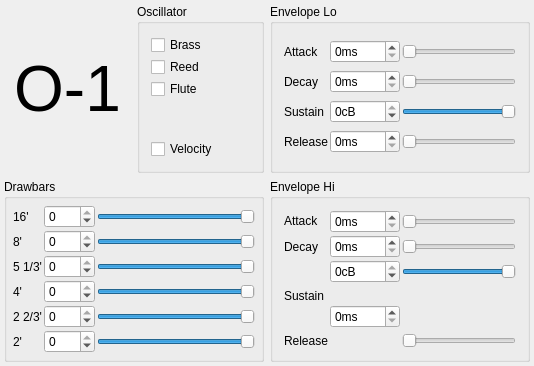
<?xml version="1.0" encoding="UTF-8"?>
<ui version="4.0">
 <class>OrganGuiBase</class>
 <widget class="QWidget" name="OrganGuiBase">
  <property name="geometry">
   <rect>
    <x>0</x>
    <y>0</y>
    <width>534</width>
    <height>366</height>
   </rect>
  </property>
  <property name="sizePolicy">
   <sizepolicy hsizetype="Expanding" vsizetype="Preferred">
    <horstretch>0</horstretch>
    <verstretch>0</verstretch>
   </sizepolicy>
  </property>
  <property name="windowTitle">
   <string>MusE: Organ</string>
  </property>
  <layout class="QGridLayout">
   <property name="margin">
    <number>4</number>
   </property>
   <property name="spacing">
    <number>6</number>
   </property>
   <item row="1" column="0">
    <widget class="QGroupBox" name="GroupBox1">
     <property name="sizePolicy">
      <sizepolicy hsizetype="Expanding" vsizetype="Expanding">
       <horstretch>0</horstretch>
       <verstretch>0</verstretch>
      </sizepolicy>
     </property>
     <property name="title">
      <string>Drawbars</string>
     </property>
     <layout class="QGridLayout">
      <property name="margin">
       <number>6</number>
      </property>
      <property name="spacing">
       <number>2</number>
      </property>
      <item row="0" column="0">
       <widget class="QLabel" name="TextLabel1">
        <property name="text">
         <string>16'</string>
        </property>
        <property name="wordWrap">
         <bool>false</bool>
        </property>
       </widget>
      </item>
      <item row="3" column="0">
       <widget class="QLabel" name="TextLabel4">
        <property name="text">
         <string>4'</string>
        </property>
        <property name="wordWrap">
         <bool>false</bool>
        </property>
       </widget>
      </item>
      <item row="4" column="0">
       <widget class="QLabel" name="TextLabel5">
        <property name="text">
         <string>2 2/3'</string>
        </property>
        <property name="wordWrap">
         <bool>false</bool>
        </property>
       </widget>
      </item>
      <item row="5" column="0">
       <widget class="QLabel" name="TextLabel6">
        <property name="text">
         <string>2'</string>
        </property>
        <property name="wordWrap">
         <bool>false</bool>
        </property>
       </widget>
      </item>
      <item row="2" column="0">
       <widget class="QLabel" name="TextLabel2">
        <property name="text">
         <string>5 1/3'</string>
        </property>
        <property name="wordWrap">
         <bool>false</bool>
        </property>
       </widget>
      </item>
      <item row="1" column="0">
       <widget class="QLabel" name="TextLabel3">
        <property name="text">
         <string>8'</string>
        </property>
        <property name="wordWrap">
         <bool>false</bool>
        </property>
       </widget>
      </item>
      <item row="1" column="2">
       <widget class="QSlider" name="p2">
        <property name="minimum">
         <number>-960</number>
        </property>
        <property name="maximum">
         <number>0</number>
        </property>
        <property name="pageStep">
         <number>1</number>
        </property>
        <property name="orientation">
         <enum>Qt::Horizontal</enum>
        </property>
        <property name="tickPosition">
         <enum>QSlider::NoTicks</enum>
        </property>
        <property name="tickInterval">
         <number>10</number>
        </property>
       </widget>
      </item>
      <item row="2" column="2">
       <widget class="QSlider" name="p3">
        <property name="minimum">
         <number>-960</number>
        </property>
        <property name="maximum">
         <number>0</number>
        </property>
        <property name="pageStep">
         <number>1</number>
        </property>
        <property name="orientation">
         <enum>Qt::Horizontal</enum>
        </property>
        <property name="tickPosition">
         <enum>QSlider::NoTicks</enum>
        </property>
        <property name="tickInterval">
         <number>10</number>
        </property>
       </widget>
      </item>
      <item row="3" column="2">
       <widget class="QSlider" name="p4">
        <property name="minimum">
         <number>-960</number>
        </property>
        <property name="maximum">
         <number>0</number>
        </property>
        <property name="pageStep">
         <number>1</number>
        </property>
        <property name="orientation">
         <enum>Qt::Horizontal</enum>
        </property>
        <property name="tickPosition">
         <enum>QSlider::NoTicks</enum>
        </property>
        <property name="tickInterval">
         <number>10</number>
        </property>
       </widget>
      </item>
      <item row="4" column="2">
       <widget class="QSlider" name="p5">
        <property name="minimum">
         <number>-960</number>
        </property>
        <property name="maximum">
         <number>0</number>
        </property>
        <property name="pageStep">
         <number>1</number>
        </property>
        <property name="orientation">
         <enum>Qt::Horizontal</enum>
        </property>
        <property name="tickPosition">
         <enum>QSlider::NoTicks</enum>
        </property>
        <property name="tickInterval">
         <number>10</number>
        </property>
       </widget>
      </item>
      <item row="5" column="2">
       <widget class="QSlider" name="p6">
        <property name="minimum">
         <number>-960</number>
        </property>
        <property name="maximum">
         <number>0</number>
        </property>
        <property name="pageStep">
         <number>1</number>
        </property>
        <property name="orientation">
         <enum>Qt::Horizontal</enum>
        </property>
        <property name="tickPosition">
         <enum>QSlider::NoTicks</enum>
        </property>
        <property name="tickInterval">
         <number>10</number>
        </property>
       </widget>
      </item>
      <item row="0" column="2">
       <widget class="QSlider" name="p1">
        <property name="sizePolicy">
         <sizepolicy hsizetype="Expanding" vsizetype="Fixed">
          <horstretch>0</horstretch>
          <verstretch>0</verstretch>
         </sizepolicy>
        </property>
        <property name="minimum">
         <number>-960</number>
        </property>
        <property name="maximum">
         <number>0</number>
        </property>
        <property name="pageStep">
         <number>1</number>
        </property>
        <property name="orientation">
         <enum>Qt::Horizontal</enum>
        </property>
        <property name="tickPosition">
         <enum>QSlider::NoTicks</enum>
        </property>
        <property name="tickInterval">
         <number>10</number>
        </property>
       </widget>
      </item>
      <item row="0" column="1">
       <widget class="QSpinBox" name="lcd1">
        <property name="minimum">
         <number>-960</number>
        </property>
        <property name="maximum">
         <number>0</number>
        </property>
       </widget>
      </item>
      <item row="1" column="1">
       <widget class="QSpinBox" name="lcd2">
        <property name="minimum">
         <number>-960</number>
        </property>
        <property name="maximum">
         <number>0</number>
        </property>
        <property name="singleStep">
         <number>10</number>
        </property>
       </widget>
      </item>
      <item row="2" column="1">
       <widget class="QSpinBox" name="lcd3">
        <property name="minimum">
         <number>-960</number>
        </property>
        <property name="maximum">
         <number>0</number>
        </property>
        <property name="singleStep">
         <number>10</number>
        </property>
       </widget>
      </item>
      <item row="3" column="1">
       <widget class="QSpinBox" name="lcd4">
        <property name="minimum">
         <number>-960</number>
        </property>
        <property name="maximum">
         <number>0</number>
        </property>
        <property name="singleStep">
         <number>10</number>
        </property>
       </widget>
      </item>
      <item row="4" column="1">
       <widget class="QSpinBox" name="lcd5">
        <property name="minimum">
         <number>-960</number>
        </property>
        <property name="maximum">
         <number>0</number>
        </property>
        <property name="singleStep">
         <number>10</number>
        </property>
       </widget>
      </item>
      <item row="5" column="1">
       <widget class="QSpinBox" name="lcd6">
        <property name="minimum">
         <number>-960</number>
        </property>
        <property name="maximum">
         <number>0</number>
        </property>
        <property name="singleStep">
         <number>10</number>
        </property>
       </widget>
      </item>
     </layout>
    </widget>
   </item>
   <item row="1" column="1">
    <widget class="QGroupBox" name="GroupBox4">
     <property name="sizePolicy">
      <sizepolicy hsizetype="Expanding" vsizetype="Expanding">
       <horstretch>0</horstretch>
       <verstretch>0</verstretch>
      </sizepolicy>
     </property>
     <property name="title">
      <string>Envelope Hi</string>
     </property>
     <layout class="QGridLayout">
      <property name="margin">
       <number>11</number>
      </property>
      <property name="spacing">
       <number>2</number>
      </property>
      <item row="4" column="0">
       <widget class="QLabel" name="TextLabel14">
        <property name="text">
         <string>Release</string>
        </property>
        <property name="wordWrap">
         <bool>false</bool>
        </property>
       </widget>
      </item>
      <item row="2" column="0" rowspan="2">
       <widget class="QLabel" name="TextLabel13">
        <property name="text">
         <string>Sustain</string>
        </property>
        <property name="wordWrap">
         <bool>false</bool>
        </property>
       </widget>
      </item>
      <item row="1" column="0">
       <widget class="QLabel" name="TextLabel12">
        <property name="text">
         <string>Decay</string>
        </property>
        <property name="wordWrap">
         <bool>false</bool>
        </property>
       </widget>
      </item>
      <item row="0" column="0">
       <widget class="QLabel" name="TextLabel11">
        <property name="sizePolicy">
         <sizepolicy hsizetype="Preferred" vsizetype="Maximum">
          <horstretch>0</horstretch>
          <verstretch>0</verstretch>
         </sizepolicy>
        </property>
        <property name="text">
         <string>Attack</string>
        </property>
        <property name="wordWrap">
         <bool>false</bool>
        </property>
       </widget>
      </item>
      <item row="4" column="2">
       <widget class="QSlider" name="p14">
        <property name="maximum">
         <number>500</number>
        </property>
        <property name="pageStep">
         <number>1</number>
        </property>
        <property name="orientation">
         <enum>Qt::Horizontal</enum>
        </property>
        <property name="tickPosition">
         <enum>QSlider::NoTicks</enum>
        </property>
        <property name="tickInterval">
         <number>50</number>
        </property>
       </widget>
      </item>
      <item row="2" column="2">
       <widget class="QSlider" name="p13">
        <property name="minimum">
         <number>-960</number>
        </property>
        <property name="maximum">
         <number>0</number>
        </property>
        <property name="pageStep">
         <number>1</number>
        </property>
        <property name="orientation">
         <enum>Qt::Horizontal</enum>
        </property>
        <property name="tickPosition">
         <enum>QSlider::NoTicks</enum>
        </property>
        <property name="tickInterval">
         <number>10</number>
        </property>
       </widget>
      </item>
      <item row="1" column="2">
       <widget class="QSlider" name="p12">
        <property name="maximum">
         <number>5000</number>
        </property>
        <property name="pageStep">
         <number>1</number>
        </property>
        <property name="orientation">
         <enum>Qt::Horizontal</enum>
        </property>
        <property name="tickPosition">
         <enum>QSlider::NoTicks</enum>
        </property>
        <property name="tickInterval">
         <number>500</number>
        </property>
       </widget>
      </item>
      <item row="0" column="1">
       <widget class="QSpinBox" name="lcd11">
        <property name="sizePolicy">
         <sizepolicy hsizetype="Preferred" vsizetype="Fixed">
          <horstretch>0</horstretch>
          <verstretch>0</verstretch>
         </sizepolicy>
        </property>
        <property name="suffix">
         <string>ms</string>
        </property>
        <property name="maximum">
         <number>500</number>
        </property>
       </widget>
      </item>
      <item row="0" column="2">
       <widget class="QSlider" name="p11">
        <property name="sizePolicy">
         <sizepolicy hsizetype="Expanding" vsizetype="Fixed">
          <horstretch>0</horstretch>
          <verstretch>0</verstretch>
         </sizepolicy>
        </property>
        <property name="maximum">
         <number>500</number>
        </property>
        <property name="pageStep">
         <number>1</number>
        </property>
        <property name="orientation">
         <enum>Qt::Horizontal</enum>
        </property>
        <property name="tickPosition">
         <enum>QSlider::NoTicks</enum>
        </property>
        <property name="tickInterval">
         <number>50</number>
        </property>
       </widget>
      </item>
      <item row="1" column="1">
       <widget class="QSpinBox" name="lcd12">
        <property name="sizePolicy">
         <sizepolicy hsizetype="Preferred" vsizetype="Fixed">
          <horstretch>0</horstretch>
          <verstretch>0</verstretch>
         </sizepolicy>
        </property>
        <property name="suffix">
         <string>ms</string>
        </property>
        <property name="maximum">
         <number>5000</number>
        </property>
       </widget>
      </item>
      <item row="2" column="1">
       <widget class="QSpinBox" name="lcd13">
        <property name="sizePolicy">
         <sizepolicy hsizetype="Preferred" vsizetype="Fixed">
          <horstretch>0</horstretch>
          <verstretch>0</verstretch>
         </sizepolicy>
        </property>
        <property name="suffix">
         <string>cB</string>
        </property>
        <property name="minimum">
         <number>-960</number>
        </property>
        <property name="maximum">
         <number>0</number>
        </property>
       </widget>
      </item>
      <item row="3" column="1" rowspan="2">
       <widget class="QSpinBox" name="lcd14">
        <property name="sizePolicy">
         <sizepolicy hsizetype="Preferred" vsizetype="Fixed">
          <horstretch>0</horstretch>
          <verstretch>0</verstretch>
         </sizepolicy>
        </property>
        <property name="suffix">
         <string>ms</string>
        </property>
        <property name="maximum">
         <number>500</number>
        </property>
       </widget>
      </item>
     </layout>
    </widget>
   </item>
   <item row="0" column="1">
    <widget class="QGroupBox" name="GroupBox2">
     <property name="sizePolicy">
      <sizepolicy hsizetype="Expanding" vsizetype="Expanding">
       <horstretch>0</horstretch>
       <verstretch>0</verstretch>
      </sizepolicy>
     </property>
     <property name="title">
      <string>Envelope Lo</string>
     </property>
     <property name="alignment">
      <set>Qt::AlignLeading</set>
     </property>
     <layout class="QGridLayout">
      <property name="margin">
       <number>11</number>
      </property>
      <property name="spacing">
       <number>2</number>
      </property>
      <item row="0" column="0">
       <widget class="QLabel" name="TextLabel7">
        <property name="text">
         <string>Attack</string>
        </property>
        <property name="wordWrap">
         <bool>false</bool>
        </property>
       </widget>
      </item>
      <item row="1" column="0">
       <widget class="QLabel" name="TextLabel8">
        <property name="text">
         <string>Decay</string>
        </property>
        <property name="wordWrap">
         <bool>false</bool>
        </property>
       </widget>
      </item>
      <item row="2" column="0">
       <widget class="QLabel" name="TextLabel9">
        <property name="text">
         <string>Sustain</string>
        </property>
        <property name="wordWrap">
         <bool>false</bool>
        </property>
       </widget>
      </item>
      <item row="3" column="0">
       <widget class="QLabel" name="TextLabel10">
        <property name="text">
         <string>Release</string>
        </property>
        <property name="wordWrap">
         <bool>false</bool>
        </property>
       </widget>
      </item>
      <item row="0" column="2">
       <widget class="QSlider" name="p7">
        <property name="sizePolicy">
         <sizepolicy hsizetype="Expanding" vsizetype="Fixed">
          <horstretch>0</horstretch>
          <verstretch>0</verstretch>
         </sizepolicy>
        </property>
        <property name="minimumSize">
         <size>
          <width>80</width>
          <height>0</height>
         </size>
        </property>
        <property name="maximum">
         <number>500</number>
        </property>
        <property name="pageStep">
         <number>1</number>
        </property>
        <property name="orientation">
         <enum>Qt::Horizontal</enum>
        </property>
        <property name="tickPosition">
         <enum>QSlider::NoTicks</enum>
        </property>
        <property name="tickInterval">
         <number>50</number>
        </property>
       </widget>
      </item>
      <item row="1" column="2">
       <widget class="QSlider" name="p8">
        <property name="maximum">
         <number>5000</number>
        </property>
        <property name="pageStep">
         <number>1</number>
        </property>
        <property name="orientation">
         <enum>Qt::Horizontal</enum>
        </property>
        <property name="tickPosition">
         <enum>QSlider::NoTicks</enum>
        </property>
        <property name="tickInterval">
         <number>500</number>
        </property>
       </widget>
      </item>
      <item row="2" column="2">
       <widget class="QSlider" name="p9">
        <property name="minimum">
         <number>-960</number>
        </property>
        <property name="maximum">
         <number>0</number>
        </property>
        <property name="pageStep">
         <number>1</number>
        </property>
        <property name="orientation">
         <enum>Qt::Horizontal</enum>
        </property>
        <property name="tickPosition">
         <enum>QSlider::NoTicks</enum>
        </property>
        <property name="tickInterval">
         <number>10</number>
        </property>
       </widget>
      </item>
      <item row="3" column="2">
       <widget class="QSlider" name="p10">
        <property name="maximum">
         <number>500</number>
        </property>
        <property name="pageStep">
         <number>1</number>
        </property>
        <property name="orientation">
         <enum>Qt::Horizontal</enum>
        </property>
        <property name="tickPosition">
         <enum>QSlider::NoTicks</enum>
        </property>
        <property name="tickInterval">
         <number>50</number>
        </property>
       </widget>
      </item>
      <item row="0" column="1">
       <widget class="QSpinBox" name="lcd7">
        <property name="sizePolicy">
         <sizepolicy hsizetype="Minimum" vsizetype="Fixed">
          <horstretch>0</horstretch>
          <verstretch>0</verstretch>
         </sizepolicy>
        </property>
        <property name="suffix">
         <string>ms</string>
        </property>
        <property name="maximum">
         <number>500</number>
        </property>
       </widget>
      </item>
      <item row="1" column="1">
       <widget class="QSpinBox" name="lcd8">
        <property name="sizePolicy">
         <sizepolicy hsizetype="Minimum" vsizetype="Fixed">
          <horstretch>0</horstretch>
          <verstretch>0</verstretch>
         </sizepolicy>
        </property>
        <property name="suffix">
         <string>ms</string>
        </property>
        <property name="maximum">
         <number>5000</number>
        </property>
       </widget>
      </item>
      <item row="2" column="1">
       <widget class="QSpinBox" name="lcd9">
        <property name="sizePolicy">
         <sizepolicy hsizetype="Minimum" vsizetype="Fixed">
          <horstretch>0</horstretch>
          <verstretch>0</verstretch>
         </sizepolicy>
        </property>
        <property name="suffix">
         <string>cB</string>
        </property>
        <property name="minimum">
         <number>-960</number>
        </property>
        <property name="maximum">
         <number>0</number>
        </property>
        <property name="value">
         <number>0</number>
        </property>
       </widget>
      </item>
      <item row="3" column="1">
       <widget class="QSpinBox" name="lcd10">
        <property name="sizePolicy">
         <sizepolicy hsizetype="Minimum" vsizetype="Fixed">
          <horstretch>0</horstretch>
          <verstretch>0</verstretch>
         </sizepolicy>
        </property>
        <property name="suffix">
         <string>ms</string>
        </property>
        <property name="maximum">
         <number>500</number>
        </property>
       </widget>
      </item>
     </layout>
    </widget>
   </item>
   <item row="0" column="0">
    <layout class="QHBoxLayout">
     <item>
      <widget class="QLabel" name="TextLabel1_2">
       <property name="sizePolicy">
        <sizepolicy hsizetype="Expanding" vsizetype="Preferred">
         <horstretch>0</horstretch>
         <verstretch>0</verstretch>
        </sizepolicy>
       </property>
       <property name="font">
        <font>
         <pointsize>48</pointsize>
        </font>
       </property>
       <property name="text">
        <string>O-1</string>
       </property>
       <property name="alignment">
        <set>Qt::AlignCenter</set>
       </property>
       <property name="wordWrap">
        <bool>false</bool>
       </property>
      </widget>
     </item>
     <item>
      <widget class="QGroupBox" name="GroupBox3">
       <property name="sizePolicy">
        <sizepolicy hsizetype="Expanding" vsizetype="Expanding">
         <horstretch>0</horstretch>
         <verstretch>0</verstretch>
        </sizepolicy>
       </property>
       <property name="title">
        <string>Oscillator</string>
       </property>
       <layout class="QVBoxLayout">
        <property name="spacing">
         <number>2</number>
        </property>
        <property name="margin">
         <number>11</number>
        </property>
        <item>
         <widget class="QCheckBox" name="sw1">
          <property name="sizePolicy">
           <sizepolicy hsizetype="Preferred" vsizetype="Minimum">
            <horstretch>0</horstretch>
            <verstretch>0</verstretch>
           </sizepolicy>
          </property>
          <property name="text">
           <string>Brass</string>
          </property>
         </widget>
        </item>
        <item>
         <widget class="QCheckBox" name="sw2">
          <property name="sizePolicy">
           <sizepolicy hsizetype="Preferred" vsizetype="Minimum">
            <horstretch>0</horstretch>
            <verstretch>0</verstretch>
           </sizepolicy>
          </property>
          <property name="text">
           <string>Reed</string>
          </property>
         </widget>
        </item>
        <item>
         <widget class="QCheckBox" name="sw3">
          <property name="sizePolicy">
           <sizepolicy hsizetype="Preferred" vsizetype="Minimum">
            <horstretch>0</horstretch>
            <verstretch>0</verstretch>
           </sizepolicy>
          </property>
          <property name="text">
           <string>Flute</string>
          </property>
         </widget>
        </item>
        <item>
         <spacer name="spacer1">
          <property name="orientation">
           <enum>Qt::Vertical</enum>
          </property>
          <property name="sizeType">
           <enum>QSizePolicy::Expanding</enum>
          </property>
          <property name="sizeHint" stdset="0">
           <size>
            <width>20</width>
            <height>20</height>
           </size>
          </property>
         </spacer>
        </item>
        <item>
         <widget class="QCheckBox" name="sw4">
          <property name="text">
           <string>Velocity</string>
          </property>
         </widget>
        </item>
       </layout>
      </widget>
     </item>
    </layout>
   </item>
  </layout>
 </widget>
 <layoutdefault spacing="6" margin="11"/>
 <pixmapfunction>qPixmapFromMimeSource</pixmapfunction>
 <tabstops>
  <tabstop>p1</tabstop>
  <tabstop>p3</tabstop>
  <tabstop>p2</tabstop>
  <tabstop>p4</tabstop>
  <tabstop>p5</tabstop>
  <tabstop>p6</tabstop>
  <tabstop>p7</tabstop>
  <tabstop>p8</tabstop>
  <tabstop>p9</tabstop>
  <tabstop>p10</tabstop>
  <tabstop>p11</tabstop>
  <tabstop>p12</tabstop>
  <tabstop>p13</tabstop>
  <tabstop>p14</tabstop>
  <tabstop>sw1</tabstop>
  <tabstop>sw2</tabstop>
  <tabstop>sw3</tabstop>
 </tabstops>
 <resources/>
 <connections>
  <connection>
   <sender>p11</sender>
   <signal>valueChanged(int)</signal>
   <receiver>lcd11</receiver>
   <slot>setValue(int)</slot>
   <hints>
    <hint type="sourcelabel">
     <x>20</x>
     <y>20</y>
    </hint>
    <hint type="destinationlabel">
     <x>20</x>
     <y>20</y>
    </hint>
   </hints>
  </connection>
  <connection>
   <sender>p12</sender>
   <signal>valueChanged(int)</signal>
   <receiver>lcd12</receiver>
   <slot>setValue(int)</slot>
   <hints>
    <hint type="sourcelabel">
     <x>20</x>
     <y>20</y>
    </hint>
    <hint type="destinationlabel">
     <x>20</x>
     <y>20</y>
    </hint>
   </hints>
  </connection>
  <connection>
   <sender>p13</sender>
   <signal>valueChanged(int)</signal>
   <receiver>lcd13</receiver>
   <slot>setValue(int)</slot>
   <hints>
    <hint type="sourcelabel">
     <x>20</x>
     <y>20</y>
    </hint>
    <hint type="destinationlabel">
     <x>20</x>
     <y>20</y>
    </hint>
   </hints>
  </connection>
  <connection>
   <sender>p14</sender>
   <signal>valueChanged(int)</signal>
   <receiver>lcd14</receiver>
   <slot>setValue(int)</slot>
   <hints>
    <hint type="sourcelabel">
     <x>20</x>
     <y>20</y>
    </hint>
    <hint type="destinationlabel">
     <x>20</x>
     <y>20</y>
    </hint>
   </hints>
  </connection>
  <connection>
   <sender>p7</sender>
   <signal>valueChanged(int)</signal>
   <receiver>lcd7</receiver>
   <slot>setValue(int)</slot>
   <hints>
    <hint type="sourcelabel">
     <x>20</x>
     <y>20</y>
    </hint>
    <hint type="destinationlabel">
     <x>20</x>
     <y>20</y>
    </hint>
   </hints>
  </connection>
  <connection>
   <sender>p8</sender>
   <signal>valueChanged(int)</signal>
   <receiver>lcd8</receiver>
   <slot>setValue(int)</slot>
   <hints>
    <hint type="sourcelabel">
     <x>20</x>
     <y>20</y>
    </hint>
    <hint type="destinationlabel">
     <x>20</x>
     <y>20</y>
    </hint>
   </hints>
  </connection>
  <connection>
   <sender>p9</sender>
   <signal>valueChanged(int)</signal>
   <receiver>lcd9</receiver>
   <slot>setValue(int)</slot>
   <hints>
    <hint type="sourcelabel">
     <x>20</x>
     <y>20</y>
    </hint>
    <hint type="destinationlabel">
     <x>20</x>
     <y>20</y>
    </hint>
   </hints>
  </connection>
  <connection>
   <sender>p10</sender>
   <signal>valueChanged(int)</signal>
   <receiver>lcd10</receiver>
   <slot>setValue(int)</slot>
   <hints>
    <hint type="sourcelabel">
     <x>20</x>
     <y>20</y>
    </hint>
    <hint type="destinationlabel">
     <x>20</x>
     <y>20</y>
    </hint>
   </hints>
  </connection>
  <connection>
   <sender>p1</sender>
   <signal>valueChanged(int)</signal>
   <receiver>lcd1</receiver>
   <slot>setValue(int)</slot>
   <hints>
    <hint type="sourcelabel">
     <x>20</x>
     <y>20</y>
    </hint>
    <hint type="destinationlabel">
     <x>20</x>
     <y>20</y>
    </hint>
   </hints>
  </connection>
  <connection>
   <sender>p2</sender>
   <signal>valueChanged(int)</signal>
   <receiver>lcd2</receiver>
   <slot>setValue(int)</slot>
   <hints>
    <hint type="sourcelabel">
     <x>20</x>
     <y>20</y>
    </hint>
    <hint type="destinationlabel">
     <x>20</x>
     <y>20</y>
    </hint>
   </hints>
  </connection>
  <connection>
   <sender>p3</sender>
   <signal>valueChanged(int)</signal>
   <receiver>lcd3</receiver>
   <slot>setValue(int)</slot>
   <hints>
    <hint type="sourcelabel">
     <x>20</x>
     <y>20</y>
    </hint>
    <hint type="destinationlabel">
     <x>20</x>
     <y>20</y>
    </hint>
   </hints>
  </connection>
  <connection>
   <sender>p4</sender>
   <signal>valueChanged(int)</signal>
   <receiver>lcd4</receiver>
   <slot>setValue(int)</slot>
   <hints>
    <hint type="sourcelabel">
     <x>20</x>
     <y>20</y>
    </hint>
    <hint type="destinationlabel">
     <x>20</x>
     <y>20</y>
    </hint>
   </hints>
  </connection>
  <connection>
   <sender>p5</sender>
   <signal>valueChanged(int)</signal>
   <receiver>lcd5</receiver>
   <slot>setValue(int)</slot>
   <hints>
    <hint type="sourcelabel">
     <x>20</x>
     <y>20</y>
    </hint>
    <hint type="destinationlabel">
     <x>20</x>
     <y>20</y>
    </hint>
   </hints>
  </connection>
  <connection>
   <sender>p6</sender>
   <signal>valueChanged(int)</signal>
   <receiver>lcd6</receiver>
   <slot>setValue(int)</slot>
   <hints>
    <hint type="sourcelabel">
     <x>20</x>
     <y>20</y>
    </hint>
    <hint type="destinationlabel">
     <x>20</x>
     <y>20</y>
    </hint>
   </hints>
  </connection>
  <connection>
   <sender>lcd1</sender>
   <signal>valueChanged(int)</signal>
   <receiver>p1</receiver>
   <slot>setValue(int)</slot>
   <hints>
    <hint type="sourcelabel">
     <x>20</x>
     <y>20</y>
    </hint>
    <hint type="destinationlabel">
     <x>20</x>
     <y>20</y>
    </hint>
   </hints>
  </connection>
  <connection>
   <sender>lcd2</sender>
   <signal>valueChanged(int)</signal>
   <receiver>p2</receiver>
   <slot>setValue(int)</slot>
   <hints>
    <hint type="sourcelabel">
     <x>20</x>
     <y>20</y>
    </hint>
    <hint type="destinationlabel">
     <x>20</x>
     <y>20</y>
    </hint>
   </hints>
  </connection>
  <connection>
   <sender>lcd3</sender>
   <signal>valueChanged(int)</signal>
   <receiver>p3</receiver>
   <slot>setValue(int)</slot>
   <hints>
    <hint type="sourcelabel">
     <x>20</x>
     <y>20</y>
    </hint>
    <hint type="destinationlabel">
     <x>20</x>
     <y>20</y>
    </hint>
   </hints>
  </connection>
  <connection>
   <sender>lcd4</sender>
   <signal>valueChanged(int)</signal>
   <receiver>p4</receiver>
   <slot>setValue(int)</slot>
   <hints>
    <hint type="sourcelabel">
     <x>20</x>
     <y>20</y>
    </hint>
    <hint type="destinationlabel">
     <x>20</x>
     <y>20</y>
    </hint>
   </hints>
  </connection>
  <connection>
   <sender>lcd5</sender>
   <signal>valueChanged(int)</signal>
   <receiver>p5</receiver>
   <slot>setValue(int)</slot>
   <hints>
    <hint type="sourcelabel">
     <x>20</x>
     <y>20</y>
    </hint>
    <hint type="destinationlabel">
     <x>20</x>
     <y>20</y>
    </hint>
   </hints>
  </connection>
  <connection>
   <sender>lcd6</sender>
   <signal>valueChanged(int)</signal>
   <receiver>p6</receiver>
   <slot>setValue(int)</slot>
   <hints>
    <hint type="sourcelabel">
     <x>20</x>
     <y>20</y>
    </hint>
    <hint type="destinationlabel">
     <x>20</x>
     <y>20</y>
    </hint>
   </hints>
  </connection>
  <connection>
   <sender>lcd7</sender>
   <signal>valueChanged(int)</signal>
   <receiver>p7</receiver>
   <slot>setValue(int)</slot>
   <hints>
    <hint type="sourcelabel">
     <x>20</x>
     <y>20</y>
    </hint>
    <hint type="destinationlabel">
     <x>20</x>
     <y>20</y>
    </hint>
   </hints>
  </connection>
  <connection>
   <sender>lcd8</sender>
   <signal>valueChanged(int)</signal>
   <receiver>p8</receiver>
   <slot>setValue(int)</slot>
   <hints>
    <hint type="sourcelabel">
     <x>20</x>
     <y>20</y>
    </hint>
    <hint type="destinationlabel">
     <x>20</x>
     <y>20</y>
    </hint>
   </hints>
  </connection>
  <connection>
   <sender>lcd9</sender>
   <signal>valueChanged(int)</signal>
   <receiver>p9</receiver>
   <slot>setValue(int)</slot>
   <hints>
    <hint type="sourcelabel">
     <x>20</x>
     <y>20</y>
    </hint>
    <hint type="destinationlabel">
     <x>20</x>
     <y>20</y>
    </hint>
   </hints>
  </connection>
  <connection>
   <sender>lcd10</sender>
   <signal>valueChanged(int)</signal>
   <receiver>p10</receiver>
   <slot>setValue(int)</slot>
   <hints>
    <hint type="sourcelabel">
     <x>20</x>
     <y>20</y>
    </hint>
    <hint type="destinationlabel">
     <x>20</x>
     <y>20</y>
    </hint>
   </hints>
  </connection>
  <connection>
   <sender>lcd11</sender>
   <signal>valueChanged(int)</signal>
   <receiver>p11</receiver>
   <slot>setValue(int)</slot>
   <hints>
    <hint type="sourcelabel">
     <x>20</x>
     <y>20</y>
    </hint>
    <hint type="destinationlabel">
     <x>20</x>
     <y>20</y>
    </hint>
   </hints>
  </connection>
  <connection>
   <sender>lcd12</sender>
   <signal>valueChanged(int)</signal>
   <receiver>p12</receiver>
   <slot>setValue(int)</slot>
   <hints>
    <hint type="sourcelabel">
     <x>20</x>
     <y>20</y>
    </hint>
    <hint type="destinationlabel">
     <x>20</x>
     <y>20</y>
    </hint>
   </hints>
  </connection>
  <connection>
   <sender>lcd13</sender>
   <signal>valueChanged(int)</signal>
   <receiver>p13</receiver>
   <slot>setValue(int)</slot>
   <hints>
    <hint type="sourcelabel">
     <x>20</x>
     <y>20</y>
    </hint>
    <hint type="destinationlabel">
     <x>20</x>
     <y>20</y>
    </hint>
   </hints>
  </connection>
  <connection>
   <sender>lcd14</sender>
   <signal>valueChanged(int)</signal>
   <receiver>p14</receiver>
   <slot>setValue(int)</slot>
   <hints>
    <hint type="sourcelabel">
     <x>20</x>
     <y>20</y>
    </hint>
    <hint type="destinationlabel">
     <x>20</x>
     <y>20</y>
    </hint>
   </hints>
  </connection>
 </connections>
</ui>
